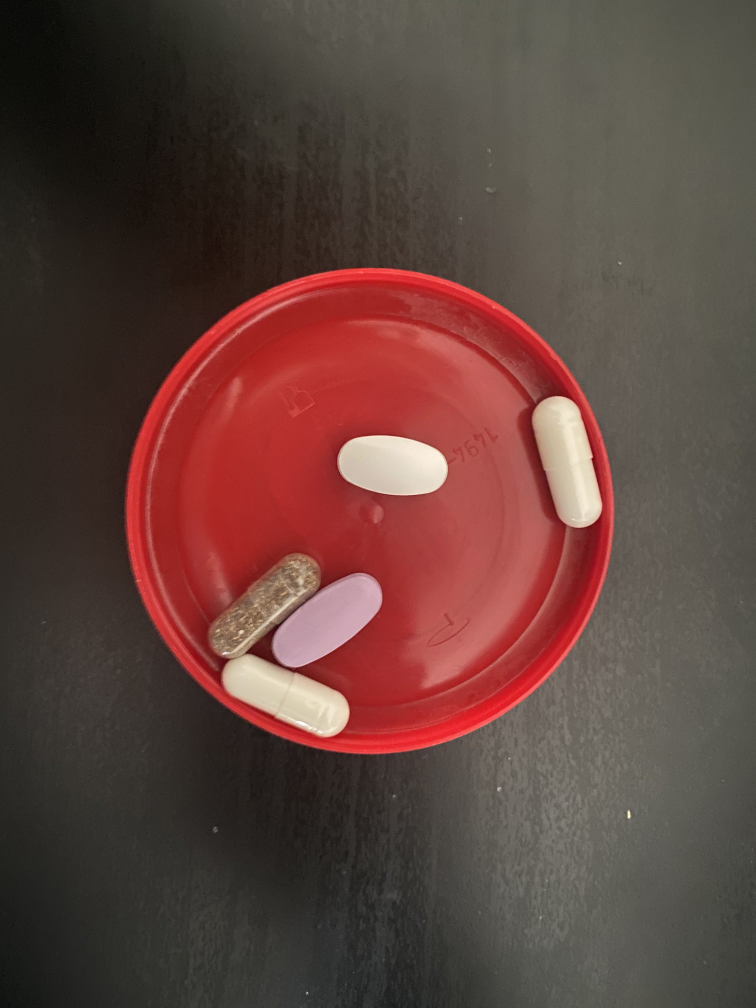
#> input picture serverPastillas/yolo/img/pastis4.jpg, 3024 x 4032 px (shown at 1/4 size)
$ python detect_shapes.py
#> lines starting #> are read from the running program, lines starting #| are printed output that depends on the picture; after the words box and inside, x2 and y2 are one past the last pixel; in counts of white or black regions, pixels touching at a corner belong together
### serverPastillas/yolo/pyimagesearch/shapedetector.py
import cv2
class ShapeDetector:
    def __init__(self):
        pass
    # [25 lines left out: function detect, not called in this run]

### serverPastillas/yolo/detect_shapes.py
# encoding=utf8
from pyimagesearch.shapedetector import ShapeDetector
import argparse
import imutils
import cv2
import numpy as np
# construct the argument parse and parse the arguments
# load the image and resize it to a smaller factor so that
# the shapes can be approximated better
image = cv2.imread("./img/pastis4.jpg")
#> image is the input picture: shape (4032, 3024, 3); mean B, G, R 61, 66.9, 95.7
resized = imutils.resize(image, width=300)
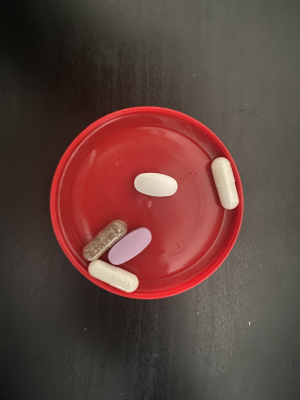
#> resized: shape (400, 300, 3); mean B, G, R 61, 66.9, 95.7
ratio = image.shape[0] / float(resized.shape[0])
#> ratio = 10.08
# convert the resized image to grayscale, blur it slightly,
# and threshold it
array_alpha = np.array([1.50])
array_beta = np.array([-120.0])
cv2.add(image, array_beta, image)
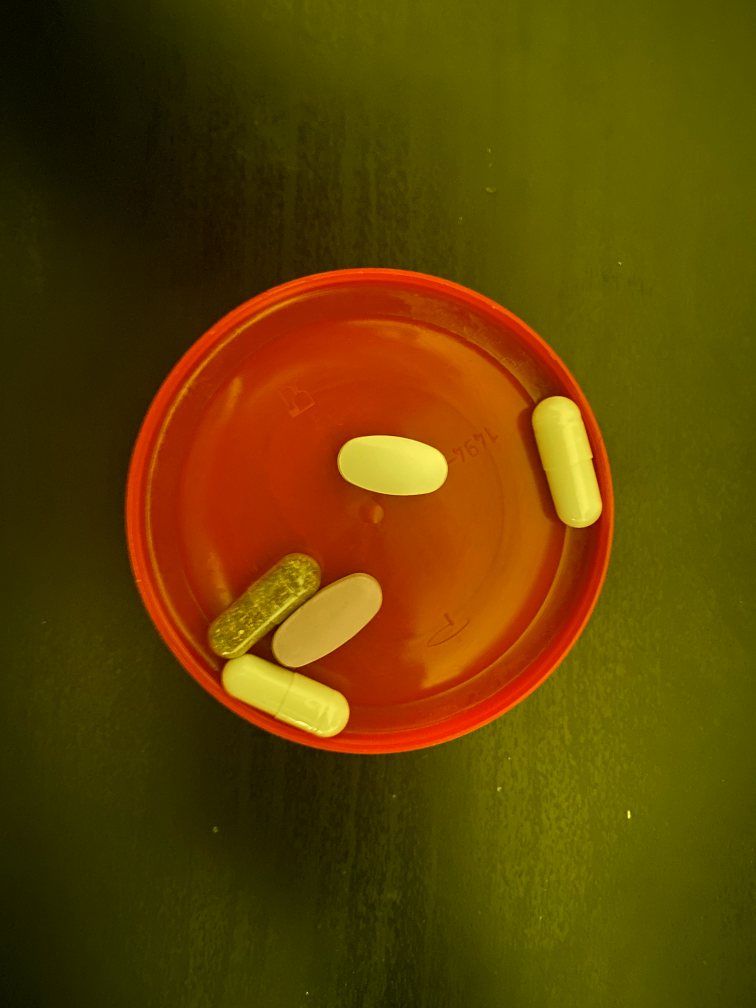
#> image: shape (4032, 3024, 3) (shown at 1/4 size); mean B, G, R 1.8, 66.9, 95.7
cv2.multiply(image, array_alpha, image)
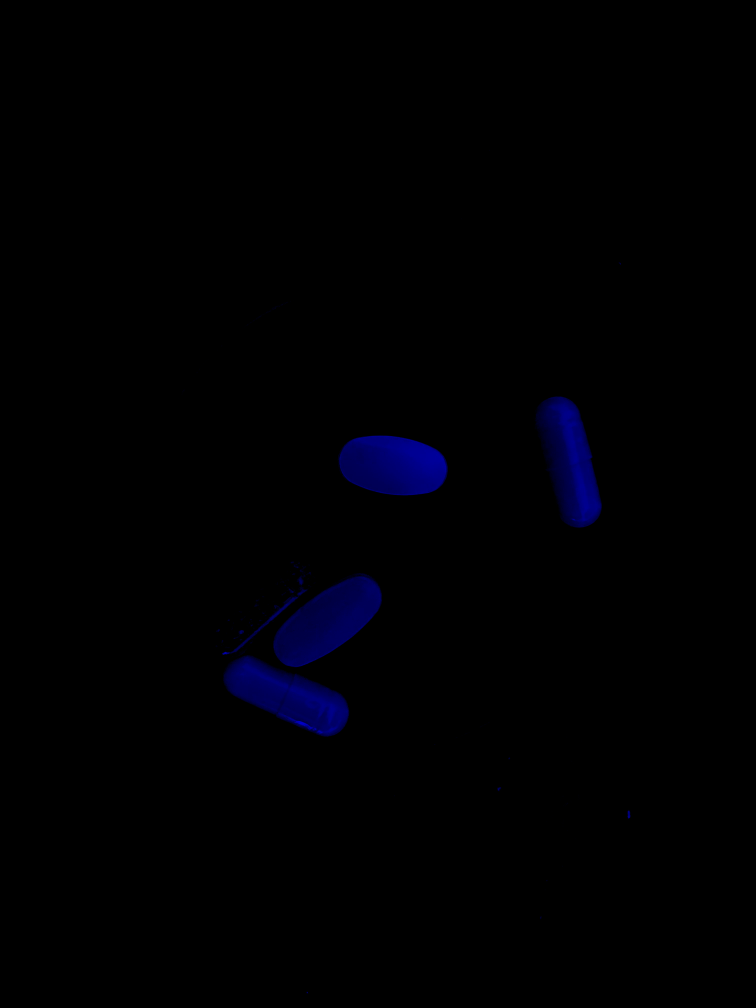
#> image: shape (4032, 3024, 3) (shown at 1/4 size); mean B, G, R 2.7, 0, 0
gray = cv2.cvtColor(resized, cv2.COLOR_BGR2GRAY)
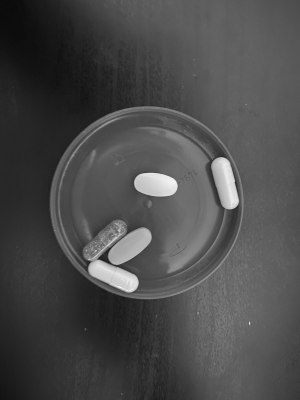
#> gray: shape (400, 300); min 10, max 245, mean 74.9
blurred = cv2.GaussianBlur(gray, (7, 7), 0)
thresh = cv2.threshold(blurred, 130,200, cv2.THRESH_BINARY)[1]
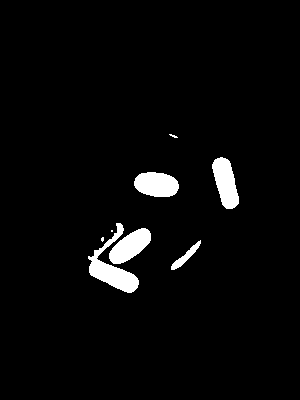
#> thresh: shape (400, 300); values 0 (black) and 200 (white), 3.4% white; 8 white regions (3 under 20 px)
# find contours in the thresholded image and initialize the
# shape detector
while (True):
    cv2.imshow('contrast', image)
    cv2.imshow('gray', gray)
    cv2.imshow('threshold', thresh)

    if cv2.waitKey(1) & 0xFF == ord('q'):
#> (key q is pressed here)
        break

cv2.destroyAllWindows()
cnts = cv2.findContours(thresh.copy(), cv2.RETR_EXTERNAL,
	cv2.CHAIN_APPROX_SIMPLE)
#> cnts = 8 contours, 3 with area under 20; largest, box (x1, y1, x2, y2) and area: (88, 223, 139, 293) 1082, (212, 157, 239, 209) 848, (134, 172, 179, 197) 844, (109, 228, 151, 264) 826, (171, 240, 201, 270) 200
cnts = imutils.grab_contours(cnts)
sd = ShapeDetector()

$ run again, with serverPastillas/yolo/img/pastis3.jpg copied over serverPastillas/yolo/img/pastis4.jpg
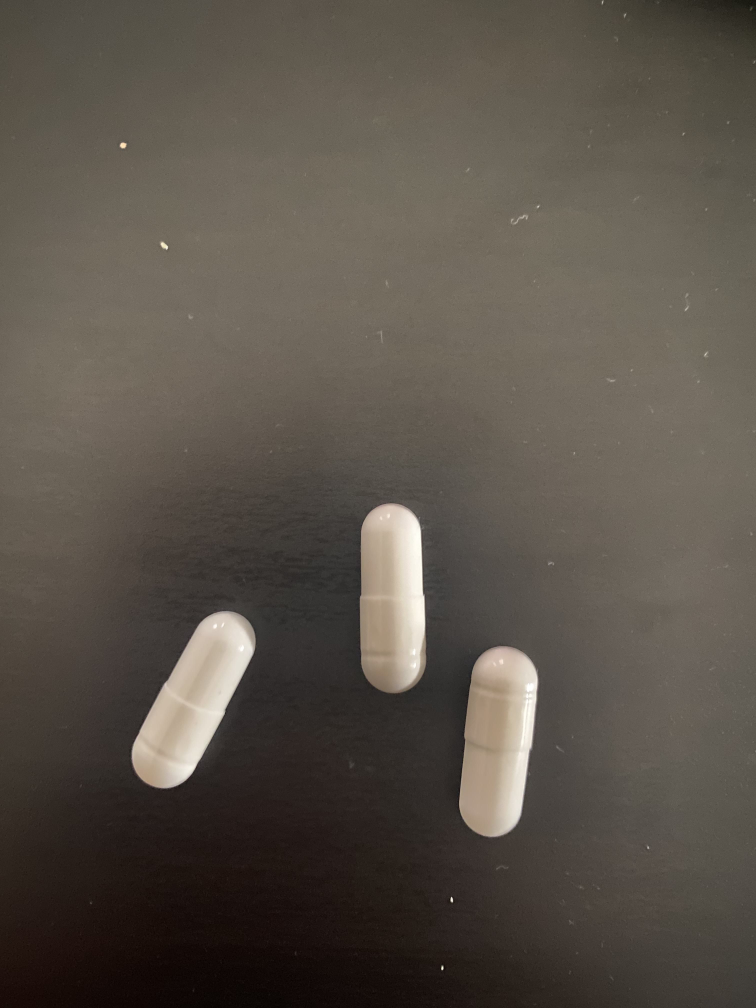
#> input picture serverPastillas/yolo/img/pastis3.jpg, 3024 x 4032 px (shown at 1/4 size)
#> image is the input picture: shape (4032, 3024, 3); mean B, G, R 73.5, 82.3, 89.6
#> `cv2.add(image, array_beta, image)`:
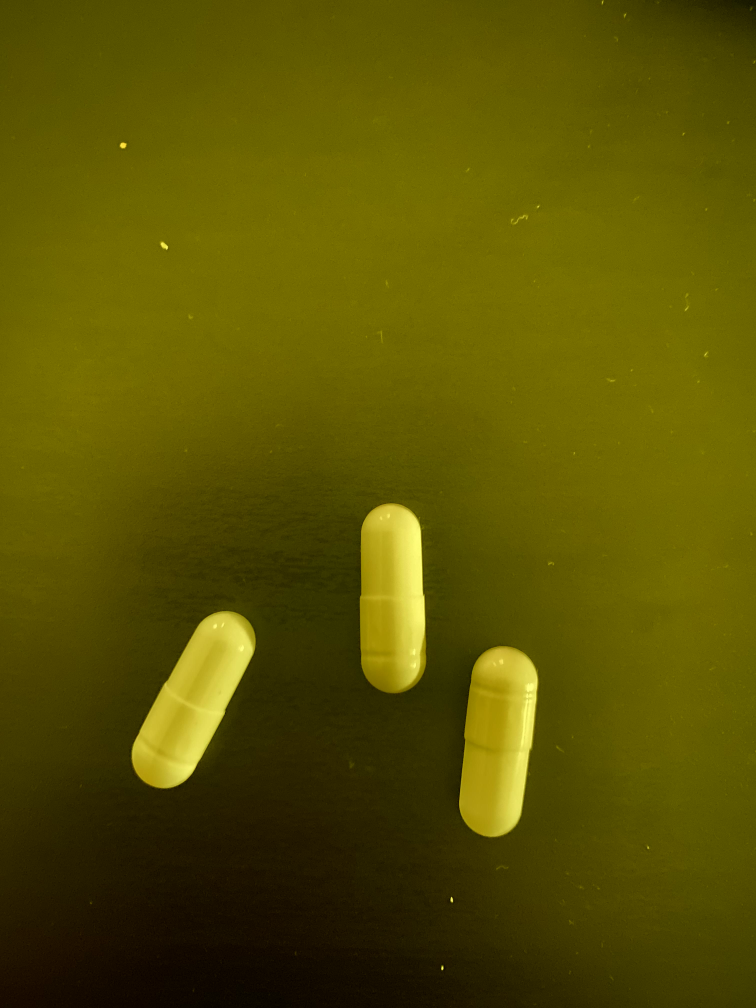
#> image: shape (4032, 3024, 3) (shown at 1/4 size); mean B, G, R 2.1, 82.3, 89.6
#> `thresh = cv2.threshold(blurred, 130,200, cv2.THRESH_BINARY)[1]`:
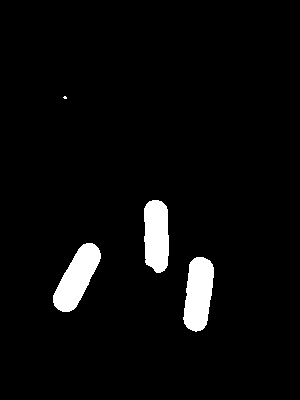
#> thresh: shape (400, 300); values 0 (black) and 200 (white), 4.2% white; 4 white regions (1 under 20 px)
#> cnts = 4 contours, 1 with area under 20; largest, box (x1, y1, x2, y2) and area: (53, 243, 101, 312) 1691, (183, 257, 214, 332) 1653, (144, 200, 169, 273) 1500
